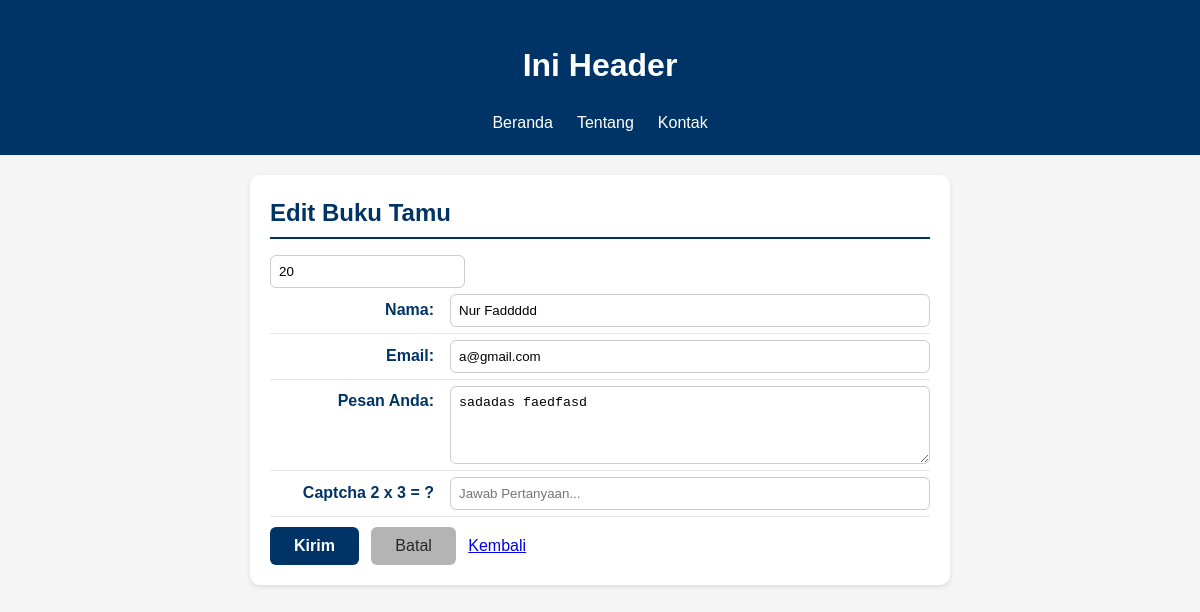
The page /edit.php?cid=20 on the database as committed earlier.
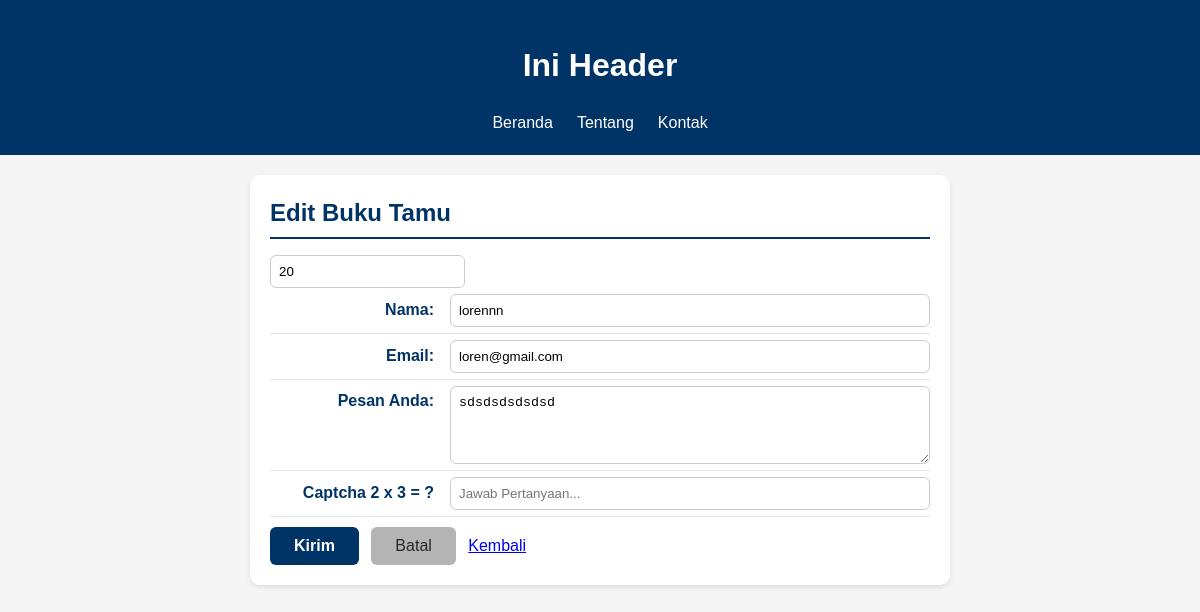
The same page on the database as committed later.
### tables this page shows
CREATE TABLE `tbl_tamu` (
  `cid` int NOT NULL,
  `cnama` varchar(100) DEFAULT NULL,
  `cemail` varchar(100) DEFAULT NULL,
  `cpesan` text,
  `dcreated_at` datetime NOT NULL DEFAULT CURRENT_TIMESTAMP
);

### edit.php (the view, shortened to what this page needs)
<?php
  require 'koneksi.php';
  $cid = filter_input(INPUT_GET, 'cid', FILTER_VALIDATE_INT, [
    'options' => ['min_range' => 1]
  ]);
  $stmt = mysqli_prepare($conn, "SELECT cid, cnama, cemail, cpesan
                                    FROM tbl_tamu WHERE cid = ? LIMIT 1");
  mysqli_stmt_bind_param($stmt, "i", $cid);
  mysqli_stmt_execute($stmt);
  $res = mysqli_stmt_get_result($stmt);
  $row = mysqli_fetch_assoc($res);
  $nama  = $row['cnama'] ?? '';
  $email = $row['cemail'] ?? '';
  $pesan = $row['cpesan'] ?? '';
?>
<!DOCTYPE html>
<html lang="id">
  <head>
    <link rel="stylesheet" href="style.css">
  </head>
  <body>
    <header>
      <h1>Ini Header</h1>
      <nav>
        <ul>
          <li><a href="#home">Beranda</a></li>
          <li><a href="#about">Tentang</a></li>
          <li><a href="#contact">Kontak</a></li>
        </ul>
      </nav>
    </header>
    <main>
      <section id="contact">
        <h2>Edit Buku Tamu</h2>
        <form action="proses_update.php" method="POST">
          <input type="text" name="cid" value="<?= (int)$cid; ?>">
          <label for="txtNama"><span>Nama:</span>
            <input type="text" id="txtNama" name="txtNamaEd"
              placeholder="Masukkan nama" required autocomplete="name"
              value="<?= !empty($nama) ? $nama : '' ?>">
          </label>
          <label for="txtEmail"><span>Email:</span>
            <input type="email" id="txtEmail" name="txtEmailEd"
              placeholder="Masukkan email" required autocomplete="email"
              value="<?= !empty($email) ? $email : '' ?>">
          </label>
          <label for="txtPesan"><span>Pesan Anda:</span>
            <textarea id="txtPesan" name="txtPesanEd" rows="4"
              placeholder="Tulis pesan anda..."
              required><?= !empty($pesan) ? $pesan : '' ?></textarea>
          </label>
          <label for="txtCaptcha"><span>Captcha 2 x 3 = ?</span>
            <input type="number" id="txtCaptcha" name="txtCaptcha"
              placeholder="Jawab Pertanyaan..." required>
          </label>
          <button type="submit">Kirim</button>
          <button type="reset">Batal</button>
          <a href="read.php" class="reset">Kembali</a>
        </form>
      </section>
    </main>
  </body>
</html>

Rows that differ between the two databases and show on the page:
changed tbl_tamu: txtNamaEd "Nur Faddddd" → "lorennn"; txtEmailEd "a@gmail.com" → "loren@gmail.com"; txtPesanEd "sadadas faedfasd" → "sdsdsdsdsdsd"
